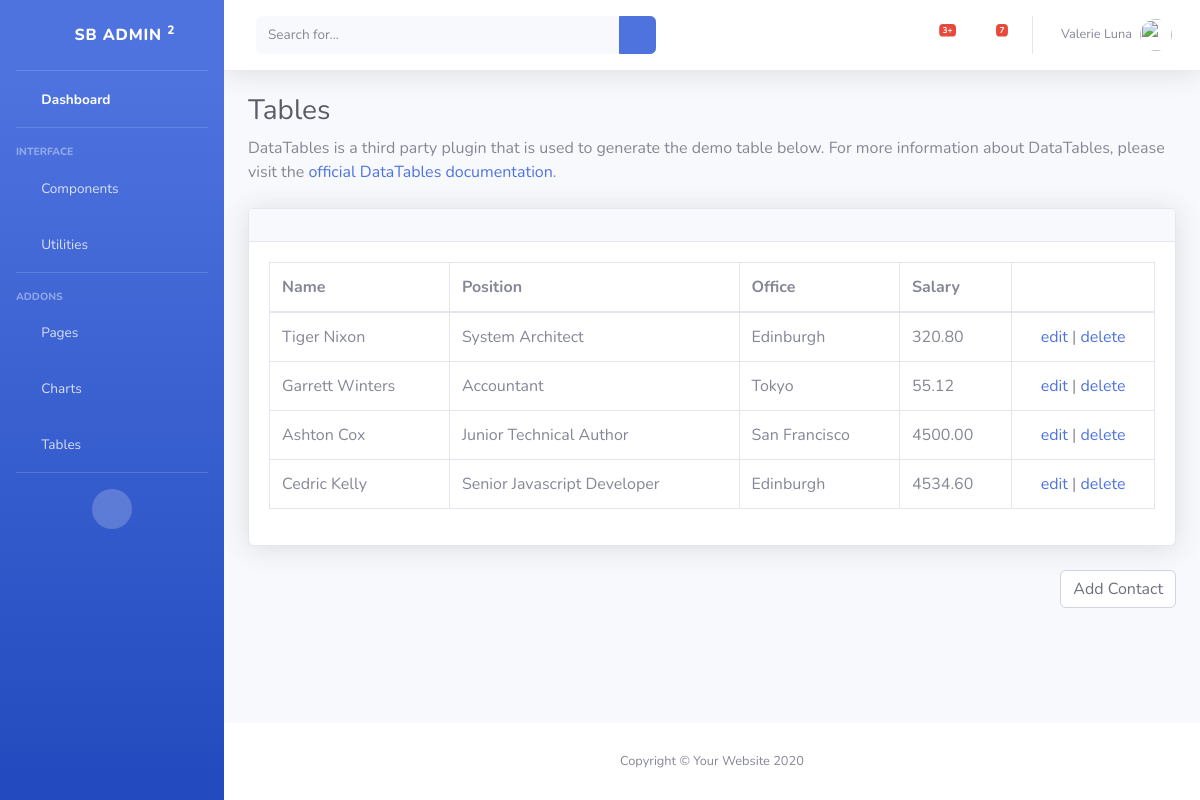
The page /contact_list on the database as committed earlier.
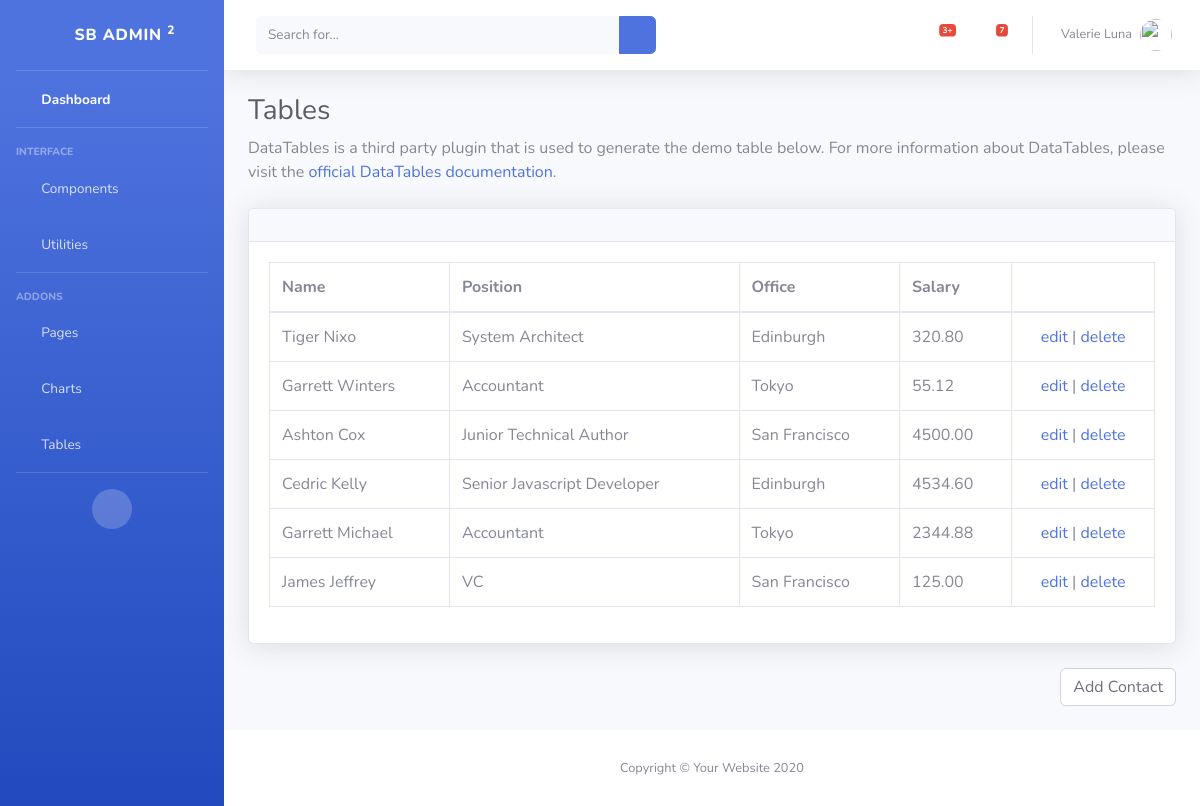
The same page on the database as committed later.
### home/models.py (models this page shows, shortened)
class Contact(models.Model):
    full_name = models.CharField(max_length = 50)
    position = models.CharField(max_length = 50)
    office = models.CharField(max_length = 50)
    salary = models.DecimalField(max_digits=6, decimal_places=2, default=0.00)
    class Meta:
        verbose_name = "contact"
        verbose_name_plural = "contacts"

### home/views.py (the view)
# urls.py: path('contact_list', views.ContactList.as_view(), name='contact_list'),
class ContactList(ListView):
	template_name = "home/contact.html"
	model = Contact

### templates/home/contact.html (shortened to what the changed rows need)
{% extends 'base.html' %}
{% load static %}
{% block content %}
       <div id="content-wrapper" class="d-flex flex-column">
        <div id="content">
          <div class="container-fluid">
            <h1 class="h3 mb-2 text-gray-800">Tables</h1>
            <div class="card shadow mb-4">
              <div class="card-body">
                <div class="table-responsive">
                  <table class="table table-bordered" id="dataTable" width="100%" cellspacing="0">
                    <thead>
                      <tr>
                        <th>Name</th>
                        <th>Position</th>
                        <th>Office</th>
                        <th>Salary</th>
                        <th></th>
                      </tr>
                    </thead>
                    <tbody>
                      {% for item in object_list%}
                      <tr>
                        <td>{{item.full_name}}</td>
                        <td>{{item.position}}</td>
                        <td>{{item.office}}</td>
                        <td>{{item.salary}}</td>
                        <td style="text-align: center;">
                          <a  href="{% url 'home:contact_update'  pk=item.id  %}">edit</a> |
                          <a  href="{% url 'home:contact_delete'  pk=item.id  %}">delete</a>
                          </td>
                      </tr>
                      {% endfor%}
                    </tbody>
                  </table>
                </div>
              </div>
            </div>
          </div>
        </div>
      </div>
{% endblock %}

Rows that differ between the two databases and show on the page:
changed Contact "System Architect": full_name "Tiger Nixon" → "Tiger Nixo"
added Contact: full_name "Garrett Michael", position "Accountant", office "Tokyo", salary "2344.88"
added Contact: full_name "James Jeffrey", position "VC", office "San Francisco", salary "125.00"
